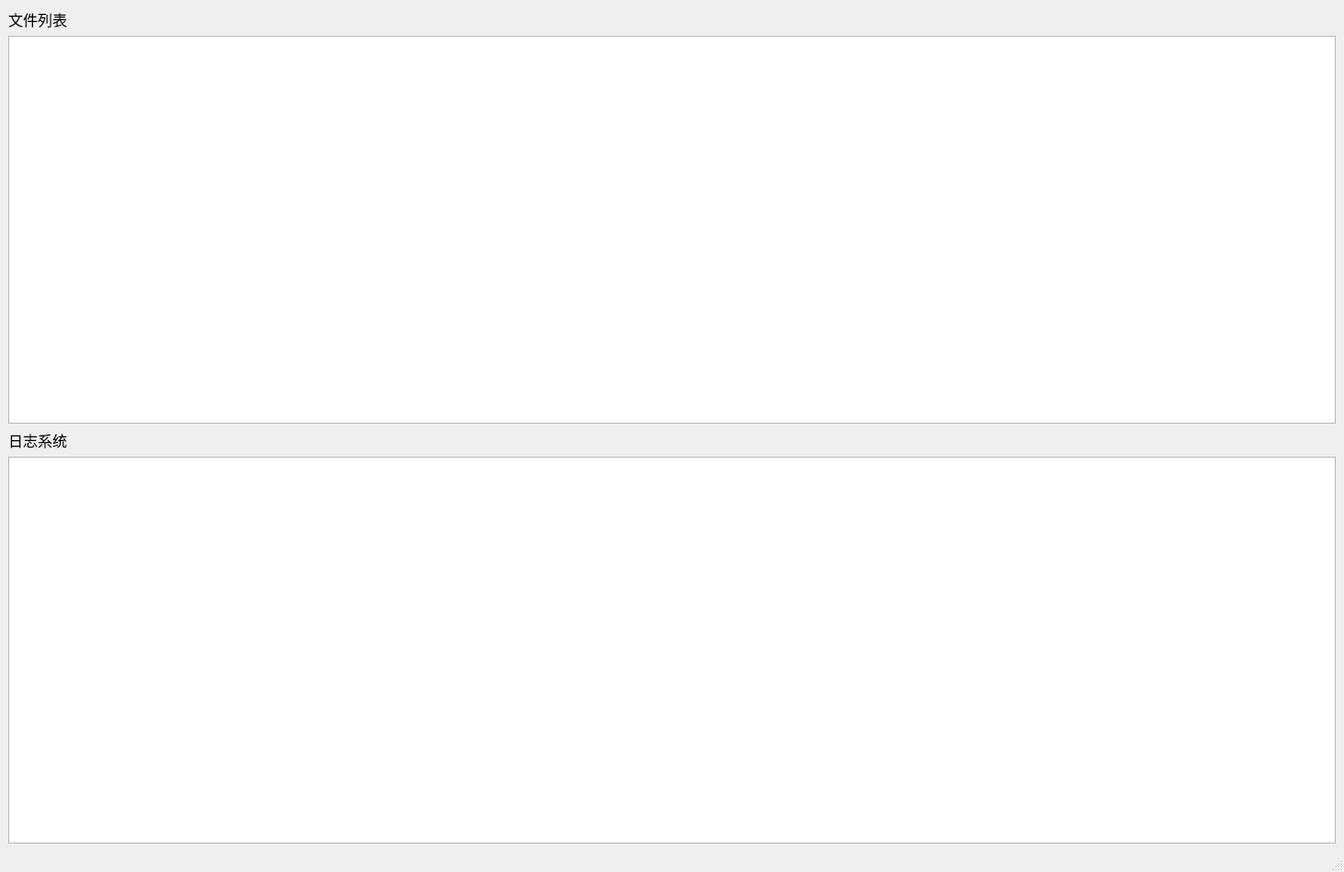
<?xml version="1.0" encoding="UTF-8"?>
<ui version="4.0">
 <class>MainWindow</class>
 <widget class="QMainWindow" name="MainWindow">
  <property name="geometry">
   <rect>
    <x>0</x>
    <y>0</y>
    <width>1462</width>
    <height>949</height>
   </rect>
  </property>
  <property name="windowTitle">
   <string>MainWindow</string>
  </property>
  <widget class="QWidget" name="centralwidget">
   <layout class="QVBoxLayout" name="verticalLayout_2">
    <item>
     <layout class="QVBoxLayout" name="verticalLayout">
      <item>
       <widget class="QLabel" name="label_file">
        <property name="font">
         <font>
          <pointsize>12</pointsize>
         </font>
        </property>
        <property name="text">
         <string>文件列表</string>
        </property>
       </widget>
      </item>
      <item>
       <widget class="QTreeView" name="treeView"/>
      </item>
      <item>
       <widget class="QLabel" name="label_log">
        <property name="font">
         <font>
          <pointsize>12</pointsize>
         </font>
        </property>
        <property name="text">
         <string>日志系统</string>
        </property>
       </widget>
      </item>
      <item>
       <widget class="QTextBrowser" name="textBrowser_log">
        <property name="font">
         <font>
          <pointsize>12</pointsize>
         </font>
        </property>
       </widget>
      </item>
     </layout>
    </item>
   </layout>
  </widget>
  <widget class="QMenuBar" name="menubar">
   <property name="geometry">
    <rect>
     <x>0</x>
     <y>0</y>
     <width>1462</width>
     <height>25</height>
    </rect>
   </property>
  </widget>
  <widget class="QStatusBar" name="statusbar"/>
 </widget>
 <resources/>
 <connections/>
</ui>
